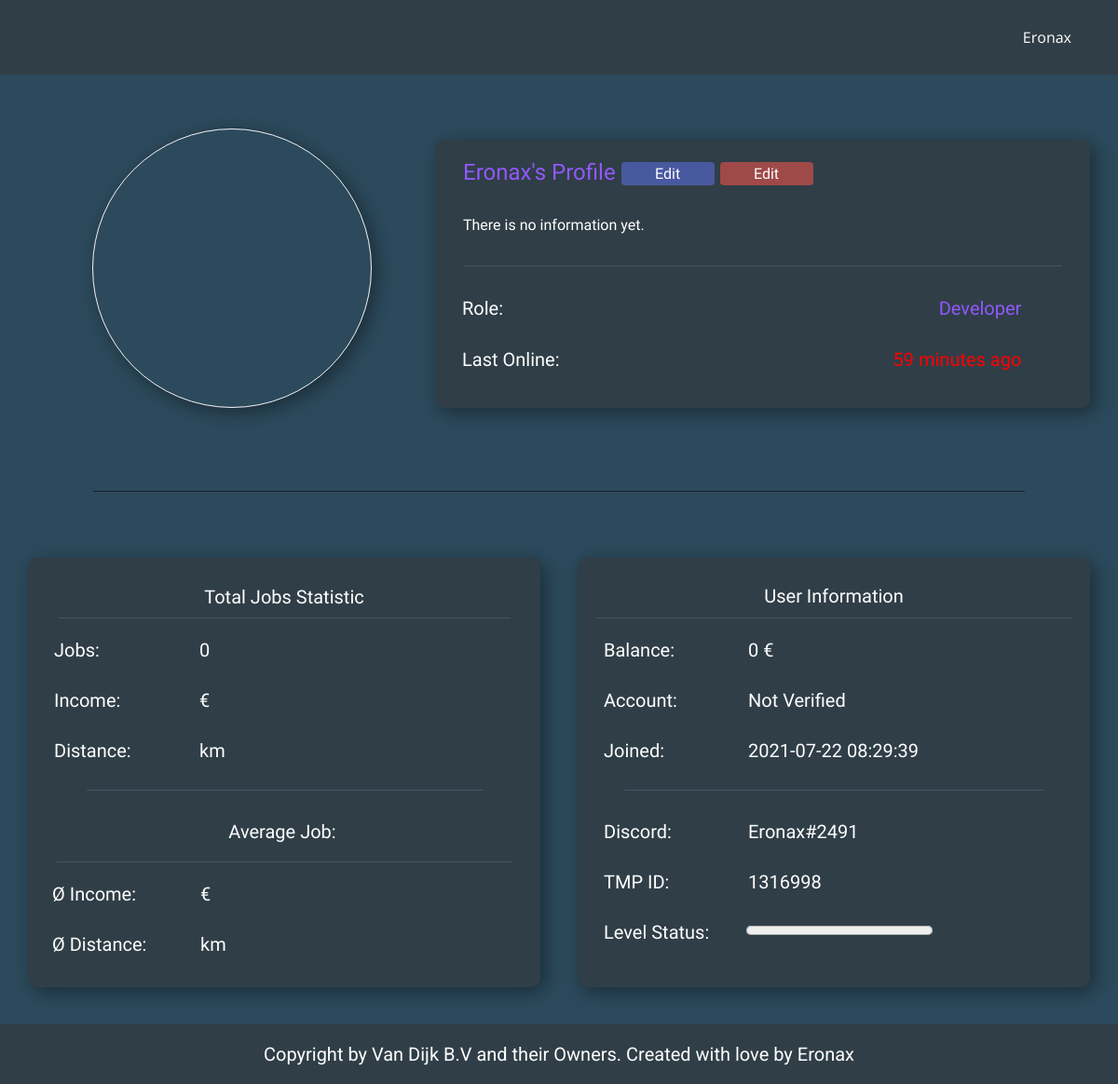
The app's page /profile.php (signed in) with its own data.
### tables this page shows
CREATE TABLE IF NOT EXISTS `users` (
  `id` int(11) NOT NULL AUTO_INCREMENT,
  `username` tinytext NOT NULL,
  `password` tinytext NOT NULL,
  `role_id` int(11) NOT NULL DEFAULT 22,
  `status` tinytext NOT NULL DEFAULT 'Not Verified',
  `discord` tinytext NOT NULL,
  `truckersmp` int(50) NOT NULL,
  `user_pb` text NOT NULL DEFAULT 'https://moonvillageassociation.org/wp-content/uploads/2018/06/default-profile-picture1.jpg',
  `information_color` varchar(50) NOT NULL DEFAULT '#fffff',
  `information` text NOT NULL DEFAULT 'There is no information yet.',
  `last_online` timestamp NOT NULL DEFAULT current_timestamp(),
  `role_update` timestamp NOT NULL DEFAULT current_timestamp(),
  `updated_at` timestamp NOT NULL DEFAULT current_timestamp(),
  `created_at` timestamp NOT NULL DEFAULT current_timestamp(),
  PRIMARY KEY (`id`),
  UNIQUE KEY `username` (`username`) USING HASH,
  KEY `FK_users_roles` (`role_id`),
  CONSTRAINT `FK_users_roles` FOREIGN KEY (`role_id`) REFERENCES `roles` (`id`) ON DELETE NO ACTION ON UPDATE NO ACTION
);

CREATE TABLE IF NOT EXISTS `roles` (
  `id` int(11) NOT NULL AUTO_INCREMENT,
  `perms` int(11) NOT NULL,
  `name` varchar(50) NOT NULL,
  `color` varchar(50) NOT NULL,
  `updated_at` timestamp NOT NULL DEFAULT current_timestamp() ON UPDATE current_timestamp(),
  `created_at` timestamp NOT NULL DEFAULT current_timestamp(),
  PRIMARY KEY (`id`)
);

CREATE TABLE IF NOT EXISTS `banks` (
  `id` int(11) NOT NULL AUTO_INCREMENT,
  `user_id` int(11) NOT NULL,
  `username` varchar(50) NOT NULL,
  `balance` int(11) NOT NULL DEFAULT 0,
  `updated_at` timestamp NOT NULL DEFAULT current_timestamp() ON UPDATE current_timestamp(),
  `created_at` timestamp NOT NULL DEFAULT current_timestamp(),
  PRIMARY KEY (`id`)
);

CREATE TABLE IF NOT EXISTS `levels` (
  `id` int(11) NOT NULL AUTO_INCREMENT,
  `username` varchar(50) NOT NULL,
  `level` int(11) NOT NULL DEFAULT 0,
  `timestamp` timestamp NOT NULL DEFAULT current_timestamp() ON UPDATE current_timestamp(),
  PRIMARY KEY (`id`)
);

### public/profile.php (called while the page is built, shortened)
<?php
include '../app/classes/information.php';
include '../app/database.php';
include '../app/config.php';
if (isset($_SESSION['id'])) {
    $userid = $_SESSION['id'];
    $username = $_SESSION['name'];
} else {
    header('Location: ../public/index.php');
    exit;
}
$current_id = $_GET['id'];
$get_user_perms = check_user_perms($con, $username);
$user_jobs_information = user_jobs_information($con, $current_id);
$get_profile_information = get_profile_information($con, $current_id);
$last_online = $get_profile_information['last_online'];
$display_last_online = time_ago($last_online);
require '../views/profile.view.php';

### app/database.php (called while the page is built, shortened)
<?php
function get_profile_information($con, $current_id)
{
    $query = "SELECT users.id, users.last_online, users.password, users.role_id AS 'roleid', users.username, users.status, tokens.token, users.discord, users.truckersmp, users.user_pb, users.information_color, users.information, users.created_at, roles.id AS 'role_id', roles.name AS 'role_name', roles.color AS 'role_color', levels.level, banks.balance, roles.perms AS 'perms'
    FROM users
    JOIN roles ON users.role_id=roles.id
    JOIN levels ON users.id=levels.id
    JOIN banks ON users.id=banks.id
    JOIN tokens on tokens.used_by=users.username
    WHERE users.id='$current_id'";
    $result = $con->query($query);
    $get_profile_information = $result->fetch_assoc();
    return $get_profile_information;
}
function check_user_perms($con, $username)
{
    $query = "SELECT roles.perms
    FROM users
    JOIN roles ON users.role_id=roles.id
    WHERE users.username='$username'";
    $result = $con->query($query);
    $get_user_perms = $result->fetch_assoc();
    return $get_user_perms;
}
function user_jobs_information($con, $current_id)
{
    $query = "SELECT Count(jobs.id) AS 'total_jobs', SUM(jobs.income) AS 'total_income', SUM(jobs.distance) AS 'total_distance', ROUND(AVG(jobs.income), 0) AS 'average_income', ROUND(AVG(jobs.distance), 0) AS 'average_distance'
    FROM jobs
    WHERE jobs.user_id='$current_id'";
    $result = $con->query($query);
    $user_jobs_information = $result->fetch_assoc();
    return $user_jobs_information;
}
function time_ago($datetime, $full = false)
{
    $input_date = new DateTime($datetime);
    $now = new DateTime;
    $date_diff = $now->diff($input_date);
    $date_diff->w = floor($date_diff->d / 7);
    $date_diff->d -= $date_diff->w * 7;
    $date_array = array(
        'y' => 'year',
        'm' => 'month',
        'w' => 'week',
        'd' => 'day',
        'h' => 'hour',
        'i' => 'minute',
        's' => 'second',
    );
    foreach ($date_array as $k => &$v) {
        if ($date_diff->$k) {
            $v = $date_diff->$k . ' ' . $v . ($date_diff->$k > 1 ? 's' : '');
        } else {
            unset($date_array[$k]);
        }
    }
    if (!$full) {
        $date_array = array_slice($date_array, 0, 1);
    }
    return $date_array ? implode(', ', $date_array) . ' ago' : 'just now';
}

### views/profile.view.php (the view, shortened to what this page needs)
<!DOCTYPE html>
<html style="font-size: 16px;">
<head>
  <link rel="stylesheet" href="../views/css/nicepage_profile.css" media="screen">
  <link rel="stylesheet" href="../views/css/profile.css" media="screen">
  <link rel="stylesheet" href="../views/css/button.css" media="screen">
</head>
<body class="u-body">
  <section class="u-clearfix u-custom-color-2 u-section-1" id="sec-ad13">
    <div class="u-clearfix u-sheet u-sheet-1">
      <div class="u-clearfix u-expanded-width u-gutter-0 u-layout-wrap u-layout-wrap-1">
        <div class="u-layout">
          <div class="u-layout-row">
            <div class="u-align-center u-container-style u-layout-cell u-left-cell u-size-23 u-layout-cell-1">
              <div class="u-container-layout u-valign-middle u-container-layout-1">
                <div style="background-image: url(<?php echo $get_profile_information['user_pb'] ?>);" alt="" class="u-border-1 u-border-grey-5 u-image u-image-circle u-image-1" src="" data-image-width="256" data-image-height="256"></div>
              </div>
            </div>
            <div class="u-align-left u-container-style u-layout-cell u-right-cell u-size-37 u-layout-cell-2">
              <div class="u-container-layout u-container-layout-2">
                <div class="u-container-style u-custom-color-1 u-expanded-width u-group u-radius-10 u-shape-round u-group-1">
                  <div class="u-container-layout u-container-layout-3">
                    <h2 class="u-custom-font u-font-raleway u-text u-text-1"><span style="color: <?php echo $get_profile_information['role_color'] ?>" ;><?php echo $get_profile_information['username'] ?>'s Profile</span>
                      <?php if ($_GET['id'] == $userid) {
                        echo '<button class="button_blue" style="vertical-align:middle" data-href="../public/edit.php"><span>Edit</span></button>';
                      } ?>
                      <?php if (isset($get_user_perms)) {
                        if ($get_user_perms['perms'] > 69) { ?>
                          <button class="button_red" style="vertical-align:middle" data-href="../public/staff_edit.php?id=<?php echo $get_profile_information['id']; ?>"><span>Edit</span></button>
                      <?php
                        }
                      } ?>
                    </h2>
                    <p class="u-custom-font u-font-raleway u-text u-text-2"><span style="color: <?php echo $get_profile_information['information_color'] ?>;"><?php echo $get_profile_information['information'] ?></span></p>
                    <div class="u-border-1 u-border-custom-color-3 u-expanded-width u-line u-line-horizontal u-line-1"></div>
                    <h5 style="width: 80%; text-align: right" class="u-custom-font u-font-raleway u-text u-text-3"><span style="color: <?php echo $get_profile_information['role_color'] ?>;"><?php echo $get_profile_information['role_name'] ?></span></h5>
                    <h5 style="width: 20%;" class="u-custom-font u-font-raleway u-text u-text-4">Role:</h5>
                    <h5 style="width: 80%; text-align: right" class="u-custom-font u-font-raleway u-text u-text-3"><?php if (strtotime($display_last_online) > time() - 180) : ?>
                        <span class="online" style="color:lightgreen;">Currently Online</span>
                      <?php else : ?>
                        <span class="offline" style="color:red;"><?php echo $display_last_online; ?></span>
                      <?php endif; ?>
                    </h5>
                    <h5 style="width: 20%;" class="u-custom-font u-font-raleway u-text u-text-4">Last Online:</h5>
                  </div>
                </div>
              </div>
            </div>
          </div>
        </div>
      </div>
      <div class="u-border-1 u-border-custom-color-4 u-line u-line-horizontal u-line-2"></div>
    </div>
  </section>
  <section class="u-clearfix u-custom-color-2 u-section-2" id="sec-5cbf">
    <div class="u-clearfix u-sheet u-valign-middle u-sheet-1">
      <div class="u-container-style u-custom-color-1 u-group u-radius-10 u-shape-round u-group-1">
        <div class="u-container-layout u-container-layout-1">
          <h5 class="u-align-center u-custom-font u-font-raleway u-text u-text-1">Total Jobs Statistic</h5>
          <div class="u-border-1 u-border-custom-color-3 u-line u-line-horizontal u-line-1"></div>
          <h5 class="u-align-left u-custom-font u-font-raleway u-text u-text-2">Jobs:</h5>
          <h5 class="u-align-left u-custom-font u-font-raleway u-text u-text-3"><?php echo $user_jobs_information['total_jobs'] ?></h5>
          <h5 class="u-align-left u-custom-font u-font-raleway u-text u-text-4">Income:</h5>
          <h5 class="u-align-left u-custom-font u-font-raleway u-text u-text-5"><?php echo $user_jobs_information['total_income'] ?> €</h5>
          <h5 class="u-align-left u-custom-font u-font-raleway u-text u-text-6">Distance:</h5>
          <h5 class="u-align-left u-custom-font u-font-raleway u-text u-text-7"><?php echo $user_jobs_information['total_distance'] ?> km</h5>
          <div class="u-border-1 u-border-custom-color-3 u-line u-line-horizontal u-line-2"></div>
          <h5 class="u-align-center u-custom-font u-font-raleway u-text u-text-8">Average Job:</h5>
          <div class="u-border-1 u-border-custom-color-3 u-line u-line-horizontal u-line-3"></div>
          <h5 class="u-align-left u-custom-font u-font-raleway u-text u-text-9"><?php echo $user_jobs_information['average_income'] ?> €</h5>
          <h5 class="u-align-left u-custom-font u-font-raleway u-text u-text-10">Ø Income:</h5>
          <h5 class="u-align-left u-custom-font u-font-raleway u-text u-text-11">Ø Distance:</h5>
          <h5 class="u-align-left u-custom-font u-font-raleway u-text u-text-12"><?php echo $user_jobs_information['average_distance'] ?> km</h5>
        </div>
      </div>
      <div class="u-container-style u-custom-color-1 u-group u-radius-10 u-shape-round u-group-2">
        <div class="u-container-layout u-container-layout-2">
          <h5 class="u-align-center u-custom-font u-font-raleway u-text u-text-13">User Information</h5>
          <div class="u-border-1 u-border-custom-color-3 u-line u-line-horizontal u-line-4"></div>
          <h5 class="u-align-left u-custom-font u-font-raleway u-text u-text-14">Balance:</h5>
          <h5 class="u-align-left u-custom-font u-font-raleway u-text u-text-15"><?php echo $get_profile_information['balance'] ?> €</h5>
          <h5 class="u-align-left u-custom-font u-font-raleway u-text u-text-16">Account:</h5>
          <h5 class="u-align-left u-custom-font u-font-raleway u-text u-text-17"><?php echo $get_profile_information['status'] ?></h5>
          <h5 class="u-align-left u-custom-font u-font-raleway u-text u-text-18">Joined:</h5>
          <h5 class="u-align-left u-custom-font u-font-raleway u-text u-text-19"><?php echo $get_profile_information['created_at'] ?></h5>
          <div class="u-border-1 u-border-custom-color-3 u-line u-line-horizontal u-line-5"></div>
          <h5 class="u-align-left u-custom-font u-font-raleway u-text u-text-20"><?php echo $get_profile_information['discord'] ?></h5>
          <h5 class="u-align-left u-custom-font u-font-raleway u-text u-text-21">Discord:</h5>
          <h5 class="u-align-left u-custom-font u-font-raleway u-text u-text-22">TMP ID:</h5>
          <h5 class="u-align-left u-custom-font u-font-raleway u-text u-text-23"><?php echo $get_profile_information['truckersmp'] ?></h5>
          <h5 class="u-align-left u-custom-font u-font-raleway u-text u-text-24">Level Status:</h5>
          <h5 class="u-align-left u-custom-font u-font-raleway u-text u-text-25"><progress id="file" value="<?php echo $get_profile_information["level"] ?>" max="100000"> </progress>
          </h5>
        </div>
      </div>
    </div>
  </section>
</body>
</html>

### records on screen
users: username "Eronax", information "There is no information yet.", role.name "Developer", banks.balance "0", status "Not Verified", created_at "2021-07-22 08:29:39", discord "Eronax#2491", truckersmp "1316998"

### other values on screen
$_SESSION["name"] "Eronax"
$user_jobs_information['total_jobs'] "0"
